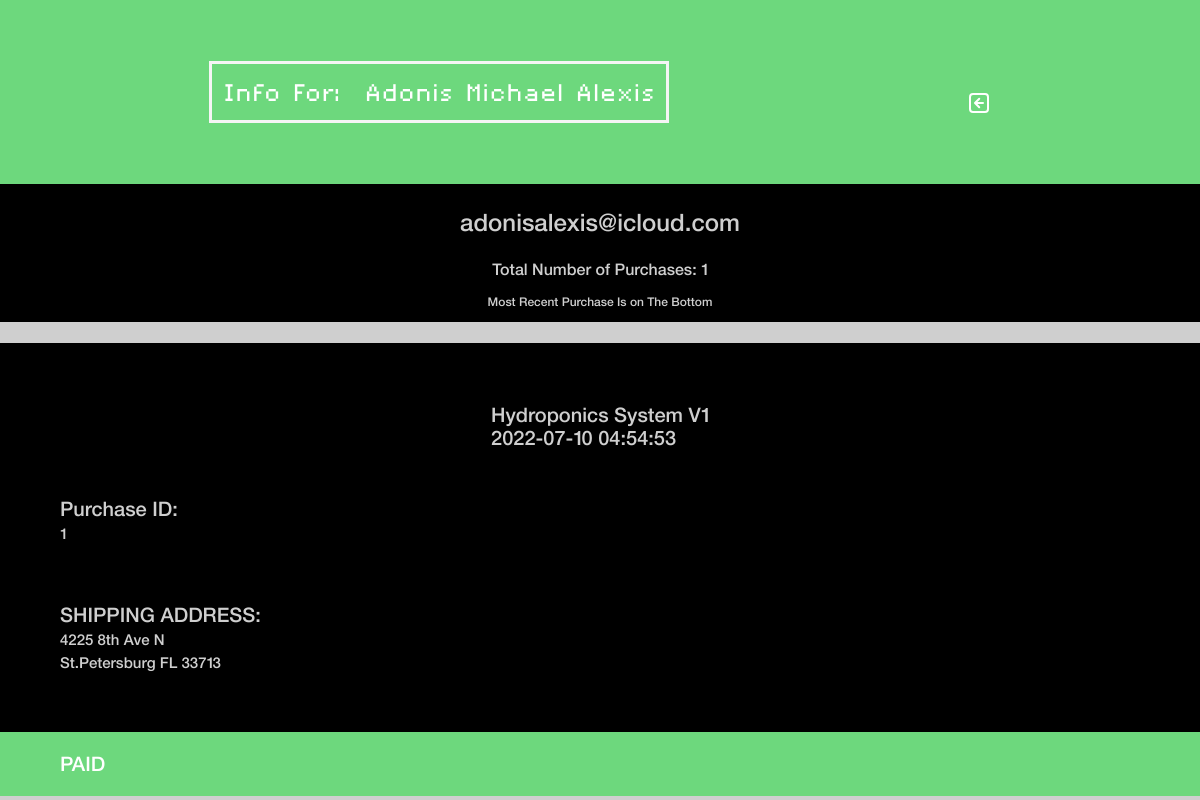
The page /viewdb/1 (signed in) on the database its author committed.
### xissite/models.py (models this page shows)
class Customer(db.Model):
    id = db.Column(db.Integer, primary_key=True)
    email = db.Column(db.String(150), unique=True, nullable = False)
    name = db.Column(db.String(150), nullable = False)
    creation_date = db.Column(db.DateTime(timezone=True), default=func.current_timestamp())
    notes_on_customer = db.Column(db.String(500), nullable = True)
    buys = db.relationship('Purchase_info', backref='customer')

class Purchase_info(db.Model):
    id = db.Column(db.Integer, primary_key=True)
    customer_id = db.Column(db.Integer, db.ForeignKey('customer.id'))
    product_name = db.Column(db.String(20), default = current_product)
    purchase_date = db.Column(db.DateTime(timezone=True), default=func.now())
    city = db.Column(db.String(500), nullable = False)
    country = db.Column(db.String(500), nullable = False)
    line1 = db.Column(db.String(500), nullable = False)
    line2 = db.Column(db.String(500), nullable = True)
    postal_code = db.Column(db.String(500), nullable = False)
    state = db.Column(db.String(500), nullable = False)
    pay_status = db.Column(db.String(50), default='Awaiting Payment')

### xissite/auth.py (the view)
@auth.route('/viewdb/<int:customerid>', methods=['GET'])
@login_required
def viewcustomer(customerid):
    customer_info = Customer.query.get(customerid)
    customer_purchasesno = db.session.query(Customer.id, func.count(Customer.id)).join(Customer.buys).filter_by(customer_id = customer_info.id).first()[1]
    customer_purchase_info = db.session.query(Purchase_info).filter_by(customer_id = customer_info.id).all()
    return render_template('showmore.html', customer_info = customer_info, customer_purchase_info = customer_purchase_info, customer_purchasesno = customer_purchasesno)

### xissite/__init__.py (called while the page is built)
def create_app():
    app = Flask(__name__)
    app.config['SECRET_KEY'] = str(uuid.uuid4())
    app.config['SQLALCHEMY_DATABASE_URI'] = f'sqlite:///{DB_NAME}'
    app.config['WTF_CSRF_CHECK_DEFAULT'] = False
    csrf = CSRFProtect()
    csrf.init_app(app)
    db.init_app(app)
    from .views import views
    from .auth import auth
    from .sales import sales
    app.register_blueprint(views, url_prefix='/')
    app.register_blueprint(auth, url_prefix='/')
    app.register_blueprint(sales, url_prefix='/')
    from .models import Customer, Purchase_info, User
    create_database(app)
    login_manager = LoginManager()
    login_manager.login_view = 'auth.login'
    login_manager.init_app(app)
    @login_manager.user_loader
    def load_user(id):
        return User.query.get(int(id))
    return app

### xissite/templates/showmore.html (shortened to what this page needs)
{% extends "base.html" %}
{% block sectionconfig %}<section class="db-grid">{% endblock %}
{% block titleconfig %} <div class="card-title" style="padding: 5%;" onclick = "window.top.location.href='/viewdb';"> {% endblock %}
{% block titletext %}<p class="titletext" style="margin: auto; padding: 1%; text-align: center;"><a href="/viewdb" style="font-family: pexico_microregular;">{% endblock %}
{% block pagetitle %} <span class = "titlehighlight">Info For:&nbsp</span> {{customer_info.name}} {% endblock %}
{% block titleicon %}<img src="../static/icons/backarrow.svg" class="topicon" style="margin: auto; padding-top: 2%;" onclick="window.top.location.href='/viewdb';">  {% endblock %}
{% block content %}
<div class="dbcard">
  <p style="text-align: center; font-size: 150%;">{{customer_info.email}} </p>
    <p style="text-align: center; font-size: 100%;">Total Number of Purchases:&nbsp{{customer_purchasesno}} </p>
    <p style="text-align: center; font-size: 75%;">Most Recent Purchase Is on The Bottom</p>
</div>
<div class="dbcard" style="background-color: #CFCFCF; min-height: 20px; height: auto;"> </div>
{% for i in customer_purchase_info %}
    <div class="card">
        <p style="margin: auto; padding-top: 5%;">{{i.product_name}}</br>
        {{i.purchase_date}}</p></br>
        <p style="font-size: 100%; margin: 2% 0 5% 5%;">Purchase ID:</br><span style="color: #CFCFCF; font-size: 75%;"> {{i.id}}  </span></p>
        <p style="margin: 0 0 5% 5%;"> SHIPPING ADDRESS: </br><span style="font-size: 75%;">
        {{i.line1}}</br>
        {{i.city}} {{i.state}} {{i.postal_code}}</br></span></p>
    </div>
    {%if i.pay_status == "paid" %}
    <div class="card" style="color: white; border-bottom: 4px solid #CFCFCF; grid-column: 1 / 4; background-color: #6DD87D;">
        <p style="margin-left: 5%;"> PAID </p>
    </div>
    {% else %}
    <div class="card" style="color: white; border-bottom: 4px solid #CFCFCF; grid-column: 1 / 4; background-color: #6DD87D;">
        <p> {{i.pay_status}} </p>
    </div>
    {% endif %}
{% endfor %}
{% endblock %}

### xissite/static/css/main.css (style rules this page uses)
a:link, a:visited { text-decoration: none; font-family:'HelveticaNeueLT Pro 65 Md'; color: white; }
html { font-family:'HelveticaNeueLT Pro 65 Md'; height: 100%; width: 100%; overflow-x: hidden; margin:0; }
body { height: 100%; width: 100%; overflow-x: hidden; margin:0; animation: fadeInAnimation ease 3s; animation-iteration-count: 1; animation-fill-mode: forwards; }
@media screen and (min-width: 601px) { .titletext { color: #f5f5f5; font-family: 'pexico_microregular'; border-style: solid; font-size: 150%; margin-left: 5%; margin-top: 5%; padding: 5px 10px 5px 10px; z-index: 1; } }
@media screen and (min-width: 601px) { .topicon { filter: invert(100%) sepia(0%) saturate(0%) hue-rotate(194deg) brightness(109%) contrast(101%); margin-right: 5%; margin-top: 5%; } }
@media screen and (min-width: 601px) { .card { grid-column: 1 / 4; align-items: left; justify-content: center; display: flex; flex-direction: column; font-size: 1.25em; background-color: black; font-family:'HelveticaNeueLT Pro 65 Md'; color: #CFCFCF; } }
@media screen and (min-width: 601px) { .card-title { display: flex; align-items: start; justify-content: space-between; color: black; grid-column: 1 / 4; grid-row: 1 / 3; background-repeat: no-repeat; } }
@media screen and (min-width: 601px) { .db-grid { background-color: #6DD87D; height: 100vh; width: 100vw; display: grid; grid-template-columns: repeat(3, 1fr); grid-auto-rows: auto; grid-auto-flow: row; } }
@media screen and (min-width: 601px) { .dbcard { align-items: left; justify-content: center; grid-column: 1 / 4; display: inline-block; flex-direction: row; background-color: black; } }
@media screen and (min-width: 601px) { .dbcard > p { font-family:'HelveticaNeueLT Pro 65 Md'; font-size: 1.5em; color: #CFCFCF; } }

### xissite/templates/showmore.html (style rules this page uses)
html { font-family:'HelveticaNeueLT Pro 65 Md'; height: 100%; width: 100%; overflow-x: scroll; overflow-y: scroll; margin:0; }

### rows shown on the page
Customer: name "Adonis Michael Alexis", email "adonisalexis@icloud.com"
Purchase_info: product_name "Hydroponics System V1", purchase_date "2022-07-10 04:54:53", id "1", line1 "4225 8th Ave N", city "St.Petersburg", state "FL", postal_code "33713", pay_status "PAID"

### other values the page prints
{{ customer_purchasesno }} "1"
